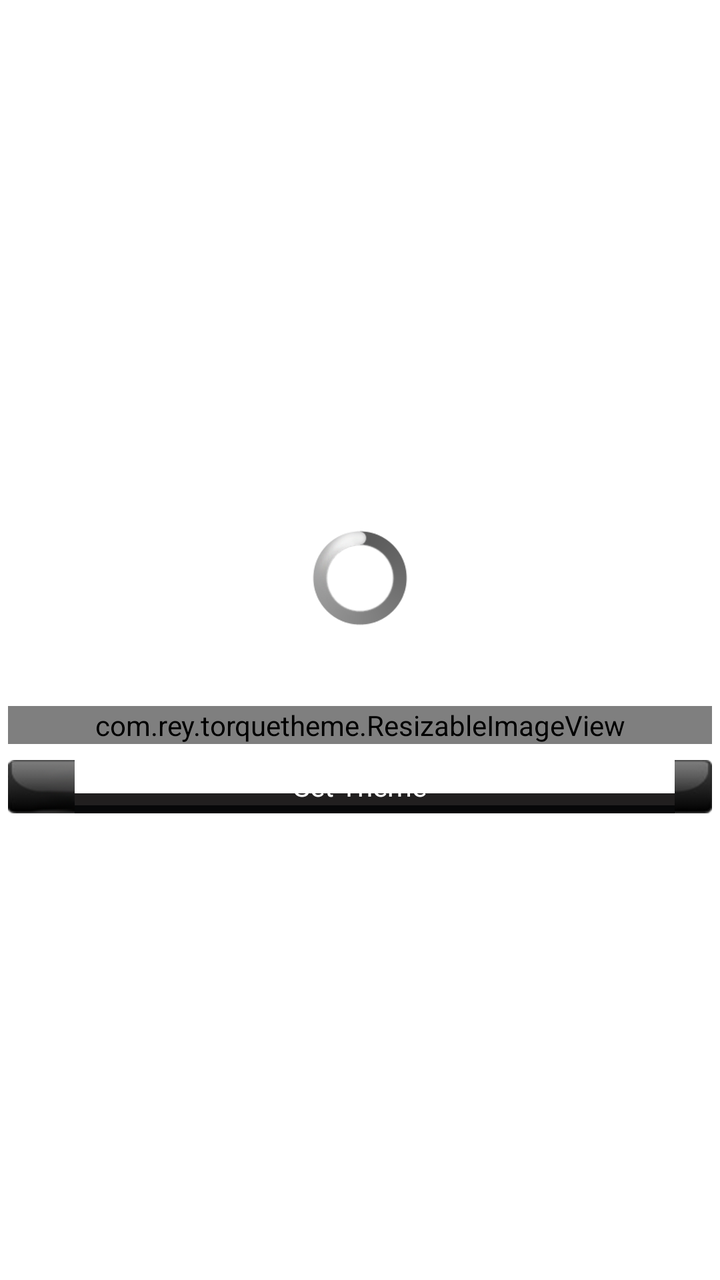
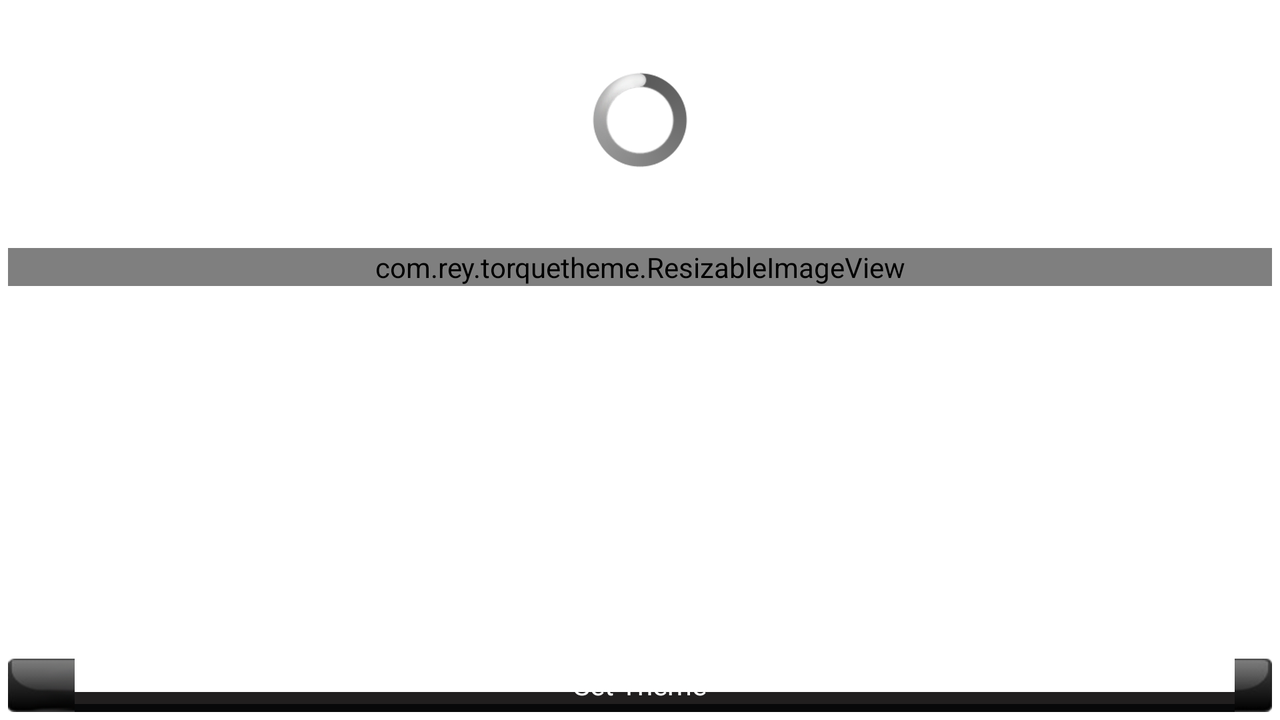

Two renders of one Android screen. The first uses the default layout on a phone; the second uses the alternative layout the repository ships for a different screen configuration, on a matching device. The two XML files are below.
<!-- AndroidManifest.xml: application theme AppTheme -->
<!-- res/layout/fragment_detail.xml -->
<?xml version="1.0" encoding="utf-8"?>
<LinearLayout android:gravity="center" android:orientation="vertical" android:background="@drawable/bg_dialog" android:layout_width="fill_parent" android:layout_height="fill_parent"
  xmlns:android="http://schemas.android.com/apk/res/android">
    <FrameLayout android:id="@id/detail_fl_loading" android:layout_width="fill_parent" android:layout_height="120.0dip">
        <ProgressBar android:layout_gravity="center" android:layout_width="48.0dip" android:layout_height="48.0dip" android:indeterminate="true" style="@android:style/Widget.ProgressBar.Large" />
    </FrameLayout>
    <com.rey.torquetheme.ResizableImageView android:id="@id/detail_iv" android:layout_width="fill_parent" android:layout_height="wrap_content" android:layout_margin="4.0dip" />
    <Button android:textColor="#ffffffff" android:id="@id/detail_bt_set" android:background="@drawable/bg_bt" android:layout_width="fill_parent" android:layout_height="wrap_content" android:layout_margin="4.0dip" android:text="Set Theme" />
</LinearLayout>
<!-- resources referenced by this layout -->
<resources>
  <!-- drawable bg_bt (drawable) -->
  <?xml version="1.0" encoding="utf-8"?>
  <selector
    xmlns:android="http://schemas.android.com/apk/res/android">
      <item android:state_window_focused="false" android:drawable="@drawable/bt_normal" />
      <item android:state_focused="true" android:state_enabled="false" android:state_pressed="true" android:drawable="@drawable/bt_click" />
      <item android:state_focused="true" android:state_enabled="false" android:drawable="@drawable/bt_normal" />
      <item android:state_focused="true" android:state_pressed="true" android:drawable="@drawable/bt_click" />
      <item android:state_focused="false" android:state_pressed="true" android:drawable="@drawable/bt_click" />
      <item android:state_focused="true" android:drawable="@drawable/bt_normal" />
  </selector>
  <style name="AppTheme" parent="@style/AppBaseTheme" />
  <!-- drawable bt_normal: png bitmap (drawable-hdpi-v4, 3089 bytes) -->
  <!-- drawable bt_click: png bitmap (drawable-hdpi-v4, 2759 bytes) -->
  <style name="AppBaseTheme" parent="@android:style/Theme.Light" />
</resources>
<!-- res/layout-land/fragment_detail.xml (the repository's variant of the layout above) -->
<!-- drawn on the phone turned sideways -->
<?xml version="1.0" encoding="utf-8"?>
<RelativeLayout android:background="@drawable/bg_dialog" android:layout_width="fill_parent" android:layout_height="fill_parent"
  xmlns:android="http://schemas.android.com/apk/res/android">
    <Button android:textColor="#ffffffff" android:id="@id/detail_bt_set" android:background="@drawable/bg_bt" android:layout_width="fill_parent" android:layout_height="wrap_content" android:layout_margin="4.0dip" android:text="Set Theme" android:layout_alignParentBottom="true" />
    <ScrollView android:layout_width="fill_parent" android:layout_height="fill_parent" android:layout_above="@id/detail_bt_set">
        <LinearLayout android:gravity="center" android:orientation="vertical" android:layout_width="fill_parent" android:layout_height="wrap_content">
            <FrameLayout android:id="@id/detail_fl_loading" android:layout_width="fill_parent" android:layout_height="120.0dip">
                <ProgressBar android:layout_gravity="center" android:layout_width="48.0dip" android:layout_height="48.0dip" android:indeterminate="true" style="@android:style/Widget.ProgressBar.Large" />
            </FrameLayout>
            <com.rey.torquetheme.ResizableImageView android:id="@id/detail_iv" android:layout_width="fill_parent" android:layout_height="wrap_content" android:layout_margin="4.0dip" />
        </LinearLayout>
    </ScrollView>
</RelativeLayout>
